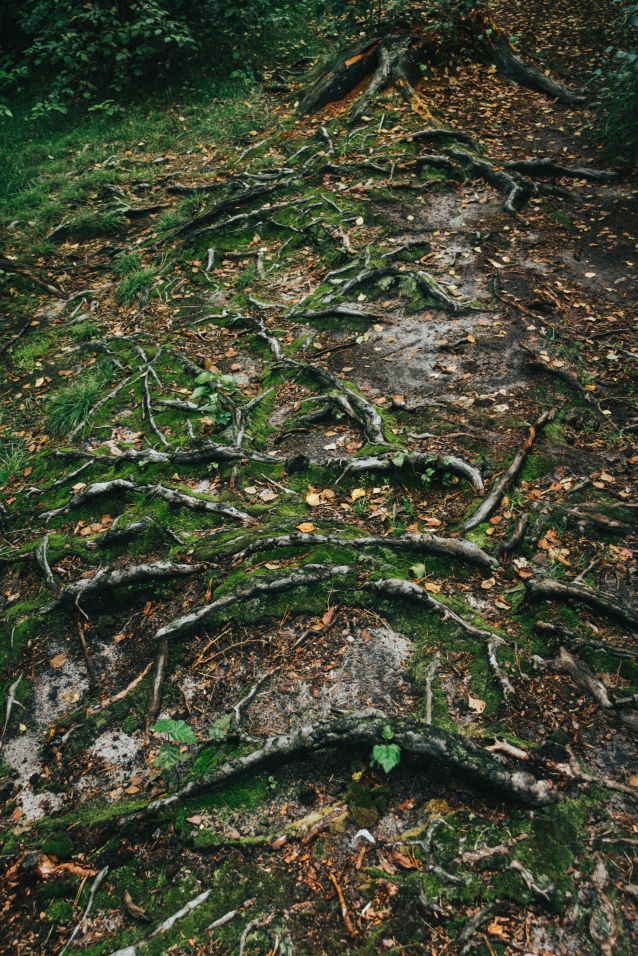
#> input picture sample/tree-roots-resized.jpg, 1912 x 2868 px (shown at 1/3 size)
$ python 1_image_colors.py
#> lines starting #> are read from the running program, lines starting #| are printed output that depends on the picture; after the words box and inside, x2 and y2 are one past the last pixel; in counts of white or black regions, pixels touching at a corner belong together
from skimage.io import imread
from skimage.viewer import ImageViewer
from skimage.color import rgb2gray
from skimage import img_as_float
import matplotlib.pyplot as plt
from PIL import Image
import numpy as np

tree_roots = imread('./sample/tree-roots-resized.jpg')
#> tree_roots is the input picture: shape (2868, 1912, 3); mean R, G, B 68.1, 72.3, 52.4
crack = imread('./sample/crack-20220918204533.jpg')
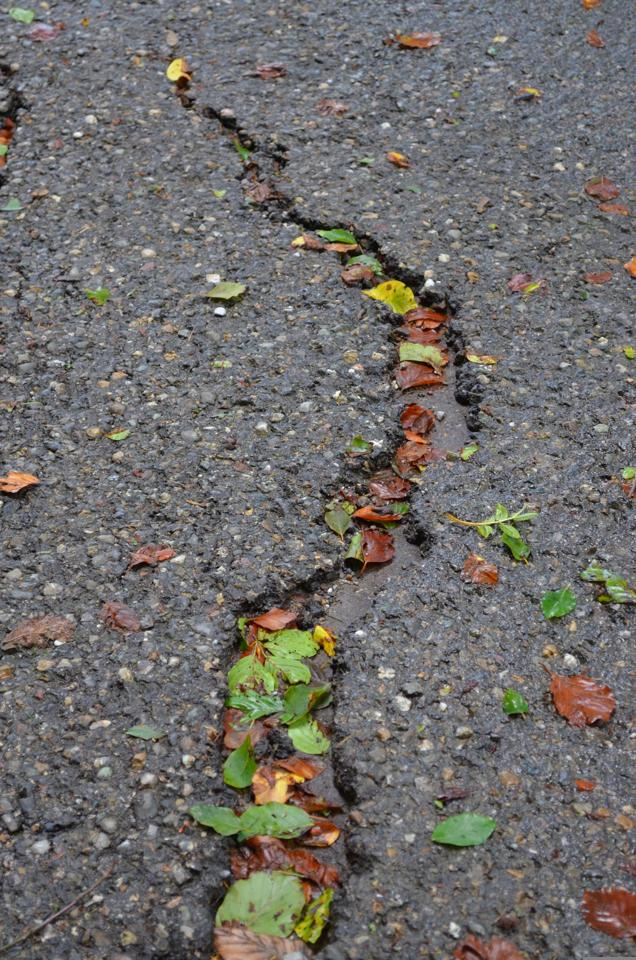
#> input picture sample/crack-20220918204533.jpg, 636 x 960 px
#> crack is the input picture: shape (960, 636, 3); mean R, G, B 111.9, 109.3, 106.6

# Main purpose of normalization is to make computation efficient by reducing values between 0 to 1.
def normalize_image(image):
    image_normalized = image/255
    print("color image shape:",image_normalized.shape) # row, column, color
#| color image shape: (2868, 1912, 3)
    print("color image size:",image_normalized.size) # multiplication of HxWxC
#| color image size: 16450848
    print("color image type:",type(image_normalized)) #numpy.ndarray
#| color image type: <class 'numpy.ndarray'>
    print("color image bit depth:",image_normalized.dtype)
#| color image bit depth: float64
    print("color image bit depth:",image_normalized.dtype)
#| color image bit depth: float64
    print(image_normalized)
#> (printed output is left out)
    return image_normalized

def image_to_grayscale(image):
    #Y = [0.2126, 0.7152, 0.0722]
    #image_gray = img_as_float(tree_roots)@Y
    image_gray = rgb2gray(image)
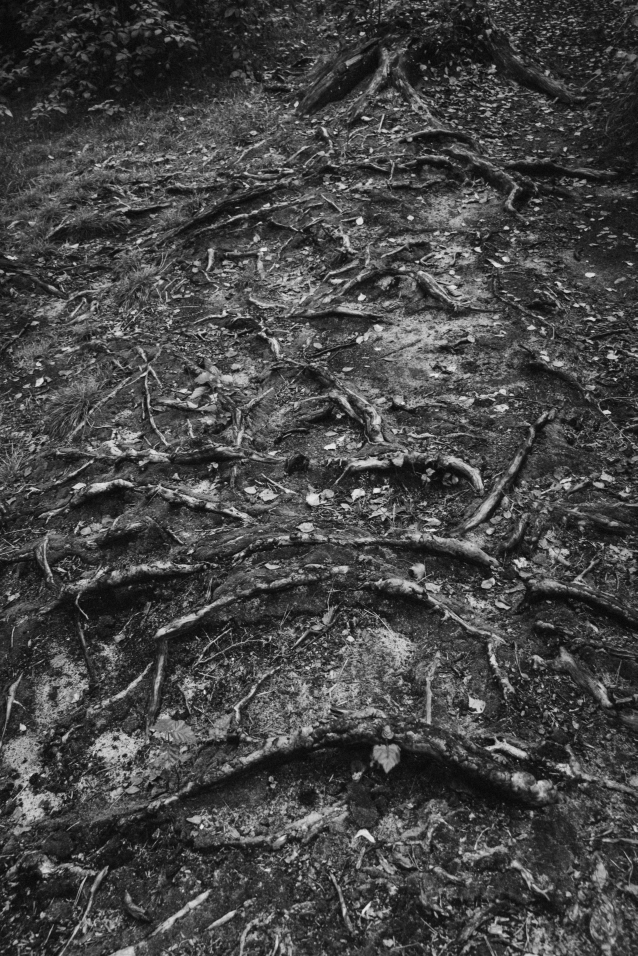
#> image_gray: shape (2868, 1912) float64 (shown at 1/3 size); min 0, max 0.957, mean 0.274
    print(image_gray)
#> (printed output is left out)
    return image_gray

def image_to_bnw(image):
    image_gray = image_to_grayscale(image)
    np.min(image_gray), np.max(image_gray)
    cutoff = np.max(image_gray)/2
#> cutoff = 0.479
    image_gray[image_gray < cutoff] = 0    # Black
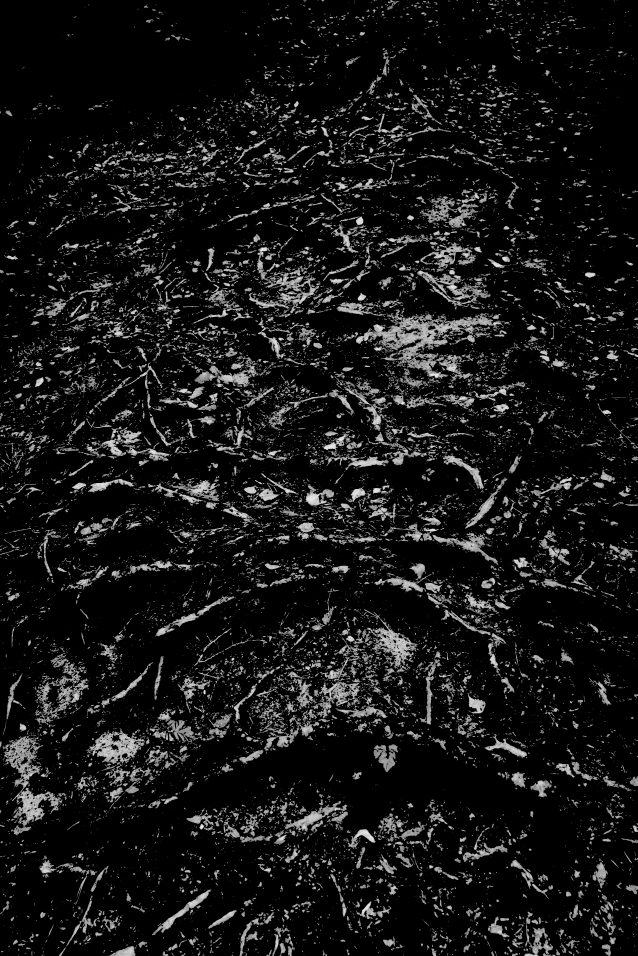
#> image_gray: shape (2868, 1912) float64 (shown at 1/3 size); min 0, max 0.957, mean 0.0851
    image_gray[image_gray >= cutoff] = 1 # White
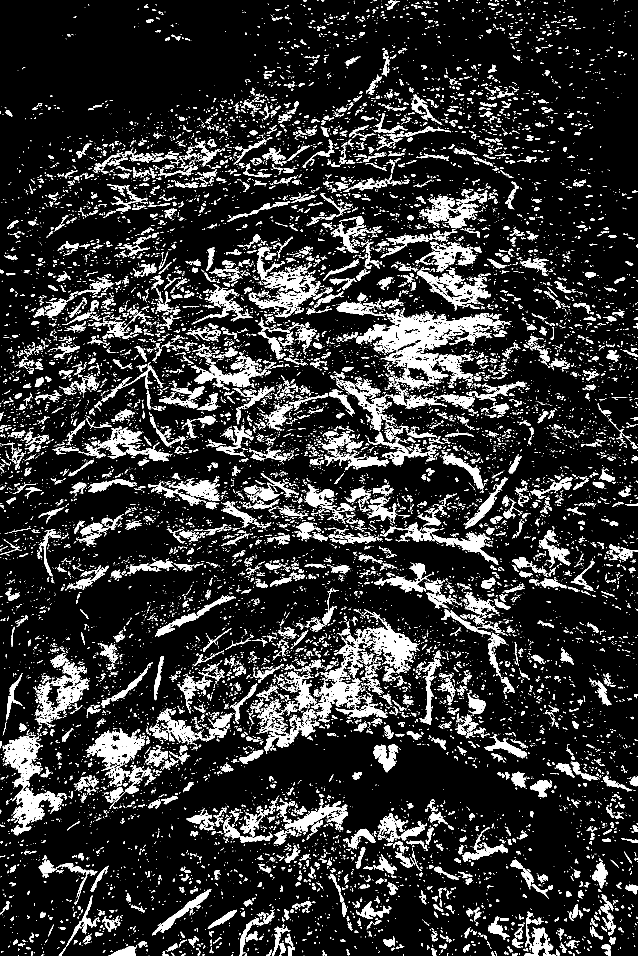
#> image_gray: shape (2868, 1912) float64 (shown at 1/3 size); values 0 (black) and 1 (white), 14.1% white; 16746 white regions (12836 under 20 px), largest, box (x1, y1, x2, y2) and area: (1068, 928, 1531, 1145) 30142, (7, 2207, 188, 2507) 15949, (256, 2184, 435, 2361) 10448
    image_bnw = image_gray
    print(image_bnw)
#> (printed output is left out)
    return image_bnw

def image_colors_comparison(image):
    image_normalized = normalize_image(image)
    image_gray = image_to_grayscale(image)
    image_bnw = image_to_bnw(image)
    fig, axes = plt.subplots(1, 3, figsize=(12, 4))
    ax = axes.ravel()
    ax[0].imshow(image_normalized)
    ax[0].set_title("Original")
    ax[1].imshow(image_gray, cmap=plt.cm.gray)
    ax[1].set_title("Grayscale")
    ax[2].imshow(image_bnw, cmap=plt.cm.gray)
    ax[2].set_title("Black and White")
    fig.tight_layout()
    plt.show()

image_colors_comparison(tree_roots)
